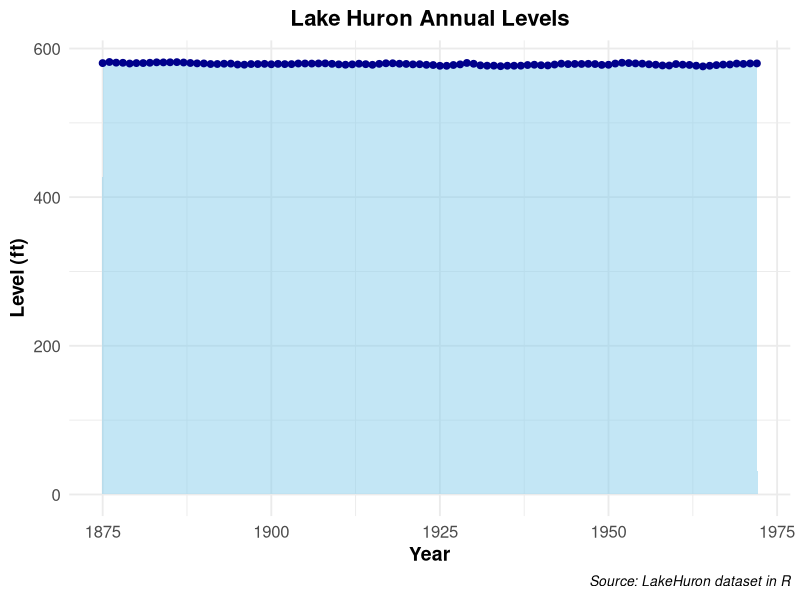

Source code (R):
#Import libraries
library(tidyverse)

#Import dataset
data("LakeHuron")
df <- data.frame(
  Year = as.numeric(time(LakeHuron)),
  Level = as.numeric(LakeHuron)
)

#Create area chart
ggplot(df, aes(x = Year, y = Level)) +
  geom_area(fill = "skyblue", alpha = 0.5) +        #fill area under line
  geom_line(color = "steelblue", size = 1.2) +      #add line on top
  geom_point(color = "darkblue", size = 2) +        #add points at each year
  labs(
    title = "Lake Huron Annual Levels",                                          #plot title
    x = "Year",                                                                  #x-axis label
    y = "Level (ft)",                                                            #y-axis label
    caption = "Source: LakeHuron dataset in R"                                   #caption
  ) +
  theme_minimal(base_size = 14) +
  theme(
    plot.title = element_text(face = "bold", hjust = 0.5, size = 16),            #title style
    axis.title = element_text(face = "bold"),                                    #axis style
    axis.text = element_text(size = 12),                                         #axis tick style
    plot.caption = element_text(size = 10, face = "italic", hjust = 1)           #caption style
  )
